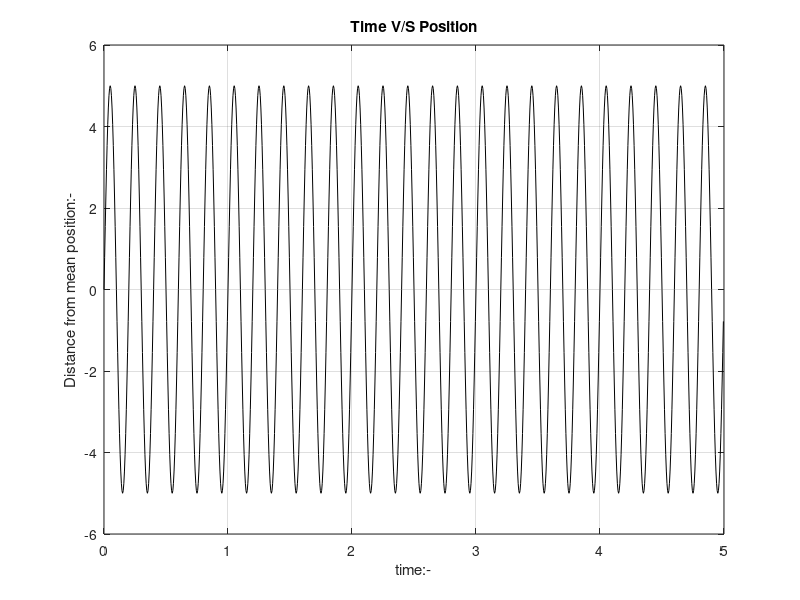

This chart was generated by the following MATLAB code:
% Inputs
f = input("Enter the frequency for simple harmoinc oscillator:->");
A = input("Enter the amplitude for simple harmoinc oscillator:->");
T = input("Enter the time:->"); % 1/5 sec = 0.2 sec
x = zeros(); t = zeros();
t(1) = 0; x(1) = 0;
w = 2*pi*f;
h = T/1000; % interval size
for i = 1:999
    t(i+1) = t(i) + h;  % time array
    x(i+1) = A*sin(w*t(i+1));  %position array
end

%plotting
plot(t,x,'-k');
xlabel('time:-')
ylabel('Distance from mean position:-')
title('Time V/S Position') ;
grid on;

% opening and writing on a file
file = fopen('position_time.txt','w');
for i = 1: length(t)
    if t(i)<=0.2
       fprintf(file,'%f\t%f\n',t(i),x(i));
    end
end
fclose(file);